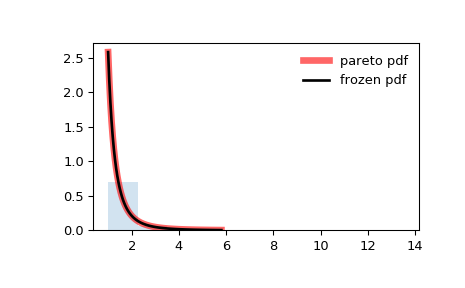

Reproduce this figure in Python.
from scipy.stats import pareto
import matplotlib.pyplot as plt
fig, ax = plt.subplots(1, 1)

# Calculate a few first moments:

b = 2.62
mean, var, skew, kurt = pareto.stats(b, moments='mvsk')

# Display the probability density function (``pdf``):

x = np.linspace(pareto.ppf(0.01, b),
                pareto.ppf(0.99, b), 100)
ax.plot(x, pareto.pdf(x, b),
       'r-', lw=5, alpha=0.6, label='pareto pdf')

# Alternatively, the distribution object can be called (as a function)
# to fix the shape, location and scale parameters. This returns a "frozen"
# RV object holding the given parameters fixed.

# Freeze the distribution and display the frozen ``pdf``:

rv = pareto(b)
ax.plot(x, rv.pdf(x), 'k-', lw=2, label='frozen pdf')

# Check accuracy of ``cdf`` and ``ppf``:

vals = pareto.ppf([0.001, 0.5, 0.999], b)
np.allclose([0.001, 0.5, 0.999], pareto.cdf(vals, b))
# True

# Generate random numbers:

r = pareto.rvs(b, size=1000)

# And compare the histogram:

ax.hist(r, density=True, histtype='stepfilled', alpha=0.2)
ax.legend(loc='best', frameon=False)
plt.show()
